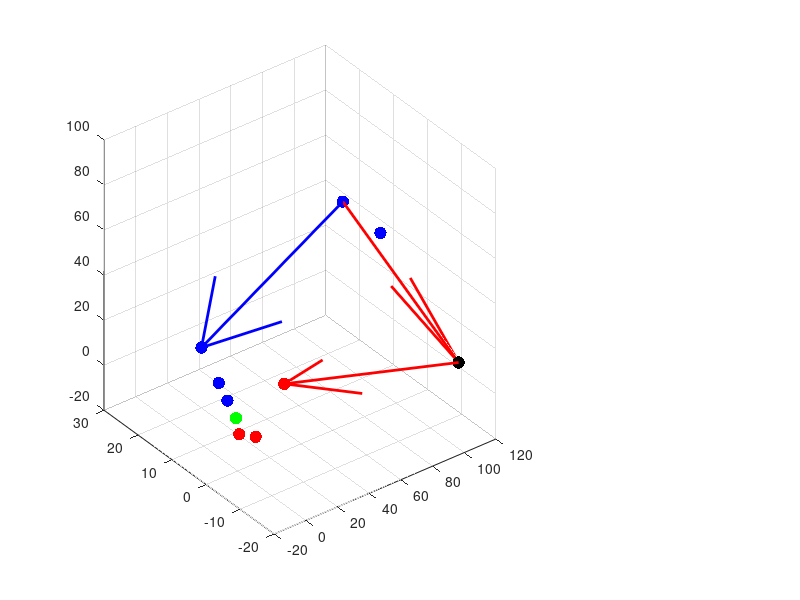

MATLAB code for this plot: (Note: this script raises an error after producing the figure.)
clear; clc; close all;

%AADMM

% 初始化参数
k_max = 4;  % 最大迭代次数
x_t = zeros(k_max, 1);    % tilde{x}^k
y_t = zeros(k_max, 1);    % tilde{y}^k
lambda_t = zeros(k_max, 1); % tilde{lambda}^k
x = zeros(k_max, 1);          % x^k
y = zeros(k_max, 1);          % y^k
lambda = zeros(k_max, 1);     % lambda^k
t = zeros(k_max, 1);          % t_k

%nx
nx = zeros(k_max, 1);          % x^k
ny = zeros(k_max, 1);          % y^k
nlambda = zeros(k_max, 1);

% a=55;
% b=64;
% c=74;

a=60;
b=-14;
c=83;

% % 生成-5到5之间的随机整数
% a = randi([-100, 100]);
% b = randi([-100, 100]);
% c = randi([-100, 100]);

% 设置初值
x(1) = a;
y(1) = b;
lambda(1) = c;
t(1) = 1;

x_t0 = x(1);      % tilde{x}^0 = x^1
y_t0 = y(1);      % tilde{y}^0 = y^1
lambda_t0 = lambda(1); % tilde{lambda}^0 = lambda^1

%nx
nx(1)=x(1);
ny(1)=y(1);
nlambda(1)=lambda(1);

% k=1
k=1;
x_t(k) = -2*y(k) + lambda(k) + 1;
lambda_t(k) = lambda(k) - (1/2*x_t(k) + y(k) - 3/2);
y_t(k) = 1/2 * lambda_t(k);

t(k+1) = (1 + sqrt(1 + 4*t(k)^2)) / 2;

x(k+1) = x_t(k);
y(k+1) = (t(k+1)-1)/(2*t(k+1)) * y_t(k) - ...
    (t(k)-1)/(2*t(k+1)) * y_t0 + ...
    t(k)/(2*t(k+1)) * (lambda_t(k) - lambda(k) + y(k));
lambda(k+1) = lambda_t(k) + ...
    (t(k)-1)/t(k+1) * (lambda_t(k) - lambda_t0) + ...
    t(k)/t(k+1) * (lambda_t(k) - lambda(k) + y(k) - y_t(k)) - ...
    y(k+1);

for k = 2:k_max
    
    % 预测
    x_t(k) = -2*y(k) + lambda(k) + 1;
    lambda_t(k) = lambda(k) - (1/2*x_t(k) + y(k) - 3/2);
    y_t(k) = 1/2 * lambda_t(k);
    
    % 更新t_k+1
    t(k+1) = (1 + sqrt(1 + 4*t(k)^2)) / 2;
    
    % 校正
    x(k+1) = x_t(k);
    y(k+1) = (t(k+1)-1)/(2*t(k+1)) * y_t(k) - ...
        (t(k)-1)/(2*t(k+1)) * y_t(k-1) + ...
        t(k)/(2*t(k+1)) * (lambda_t(k) - lambda(k) + y(k));
    lambda(k+1) = lambda_t(k) + ...
        (t(k)-1)/t(k+1) * (lambda_t(k) - lambda_t(k-1)) + ...
        t(k)/t(k+1) * (lambda_t(k) - lambda(k) + y(k) - y_t(k)) - ...
        y(k+1);
end

% nx
for k=1:k_max
    nx(k+1)=-2*ny(k)+nlambda(k)+1;
    nlambda(k+1)=nlambda(k)-(1/2*nx(k+1)+ny(k)-3/2);
    ny(k+1)=1/2*nlambda(k+1);
end

tx=[x_t0;x_t];
ty=[y_t0;y_t];
tlambda=[lambda_t0;lambda_t];

% 绘制三维图像
figure;
set(gcf, 'Position', [100, 100, 1200, 800]);

% 三维散点图
subplot(2,3,[1,2,4,5]);

% 添加绿色点(1,1,2)
scatter3(1, 1, 2, 80, 'filled', 'MarkerFaceColor', 'g', 'HandleVisibility', 'off');
hold on;

% 添加AADMM
scatter3(tx, ty, tlambda, 80, 'filled', 'MarkerFaceColor', 'r', 'HandleVisibility', 'off');
%添加无加速点
scatter3(nx, ny, nlambda, 80, 'filled', 'MarkerFaceColor', 'b', 'HandleVisibility', 'off');

scatter3(x(2), y(2), lambda(2), 80, 'filled', 'MarkerFaceColor', 'k', 'HandleVisibility', 'off');


% 添加蓝色向量：从蓝色标注点1指向蓝色标注点2
if length(nx) >= 2
    quiver3(nx(2), ny(2), nlambda(2), ...
            nx(3)-nx(2), ny(3)-ny(2), nlambda(3)-nlambda(2), ...
            0, 'LineWidth', 2, 'Color', 'b', 'MaxHeadSize', 0.2, ...
            'HandleVisibility', 'off');
end

% 添加红色箭头1：从蓝色标注点2指向绿色点
if length(nx) >= 2
    quiver3(nx(2), ny(2), nlambda(2), ...
            x(2)-nx(2), y(2)-ny(2), lambda(2)-nlambda(2), ...
            0, 'LineWidth', 2, 'Color', 'r', 'MaxHeadSize', 0.3, ...
            'HandleVisibility', 'off');
end


% 添加红色箭头2：从绿色点指向红色标注点3
if length(tx) >= 3
    quiver3(x(2), y(2), lambda(2), ...
            tx(3)-x(2), ty(3)-y(2), tlambda(3)-lambda(2), ...
            0, 'LineWidth', 2, 'Color', 'r', 'MaxHeadSize', 0.2, ...
            'HandleVisibility', 'off');
end

% 添加图例并设置LaTeX解释器
leg = legend('Location', 'best');
set(leg, 'Interpreter', 'latex');

% 为红色点添加标注 \tilde{x}^{0} ...
for k = 1:length(tx)
    if k == 1
        % 第一个红色点标注为O
        text(tx(k), ty(k), tlambda(k)+0.1, '$O$', ...
            'Interpreter', 'latex', 'FontSize', 20, 'Color', 'red', ...
            'HorizontalAlignment', 'center', 'VerticalAlignment', 'bottom');
    elseif k == 2
        % 第二个红色点标注为A
        text(tx(k), ty(k), tlambda(k)+0.1, '$A$', ...
            'Interpreter', 'latex', 'FontSize', 20, 'Color', 'red', ...
            'HorizontalAlignment', 'center', 'VerticalAlignment', 'bottom');
    elseif k == 3
        % 第三个红色点标注为D
        text(tx(k), ty(k), tlambda(k)+2, '$F_{2}$', ...
            'Interpreter', 'latex', 'FontSize', 20, 'Color', 'red', ...
            'HorizontalAlignment', 'center', 'VerticalAlignment', 'bottom');
    else
        text(tx(k), ty(k), tlambda(k)+2, sprintf('$F_{%d}$', k-1), ...
            'Interpreter', 'latex', 'FontSize', 20, 'Color', 'red', ...
            'HorizontalAlignment', 'center', 'VerticalAlignment', 'bottom');
    end
end

% 为蓝色点添加标注
for k = 1:length(nx)
    if k == 1
        % 第一个蓝色点标注为O
        text(nx(k), ny(k), nlambda(k)+0.1, '$O$', ...
            'Interpreter', 'latex', 'FontSize', 20, 'Color', 'blue', ...
            'HorizontalAlignment', 'right', 'VerticalAlignment', 'bottom');
    elseif k == 2
        % 第二个蓝色点标注为A（左侧）
        text(nx(k), ny(k), nlambda(k)+3 , '$A$', ...
            'Interpreter', 'latex', 'FontSize', 20, 'Color', 'blue', ...
            'HorizontalAlignment', 'right', 'VerticalAlignment', 'bottom');
    elseif k == 3
        % 第三个蓝色点标注为B（左侧）
        text(nx(k), ny(k), nlambda(k)+2, '$P_{2}$', ...
            'Interpreter', 'latex', 'FontSize', 20, 'Color', 'blue', ...
            'HorizontalAlignment', 'right', 'VerticalAlignment', 'bottom');
    else
        % 其他蓝色点保持原来的数字标注（左侧）
        text(nx(k), ny(k), nlambda(k)+2, sprintf('$P_{%d}$', k-1), ...
            'Interpreter', 'latex', 'FontSize', 20, 'Color', 'blue', ...
            'HorizontalAlignment', 'right', 'VerticalAlignment', 'bottom');
    end
end

% 为黑色点添加标注B
text(x(2), y(2), lambda(2)+0.1, '$B$', ...
    'Interpreter', 'latex', 'FontSize', 12, 'Color', 'black', ...
    'HorizontalAlignment', 'left', 'VerticalAlignment', 'bottom');

% 添加绿色点的图例标注（统一大小）
plot3(NaN, NaN, NaN, 'o', 'MarkerSize', 10, ...
    'MarkerFaceColor', 'g', ...      % 填充绿色
    'MarkerEdgeColor', 'g', ...      % 边缘也设为绿色（关键修改）
    'DisplayName', '$(x^*,y^*,\lambda^*)$', 'LineStyle', 'none');% 添加红色点的图例标注（统一大小）
% 添加红色点的图例标注
plot3(NaN, NaN, NaN, 'ro', 'MarkerSize', 10, 'MarkerFaceColor', 'r', ...
    'DisplayName', 'Full prediction-correction');
% 添加蓝色点的图例标注
plot3(NaN, NaN, NaN, 'bo', 'MarkerSize', 10, 'MarkerFaceColor', 'b', ...
    'DisplayName', 'Prediction-only', 'LineStyle', 'none');


% 添加标签
xlabel('$x$', 'Interpreter', 'latex', 'FontSize', 14);
ylabel('$y$', 'Interpreter', 'latex', 'FontSize', 14);
zlabel('$\lambda$', 'Interpreter', 'latex', 'FontSize', 14);
grid on;


% 设置坐标轴刻度为4个整数
x_min = floor(min([tx; nx; 1]));
x_max = ceil(max([tx; nx; 1]));
y_min = floor(min([ty; ny; 1]));
y_max = ceil(max([ty; ny; 1]));
z_min = floor(min([tlambda; nlambda; 2]));
z_max = ceil(max([tlambda; nlambda; 2]));

% 生成4个整数刻度
x_ticks = unique(round(linspace(x_min, x_max, 4)));
y_ticks = unique(round(linspace(y_min, y_max, 4)));
z_ticks = unique(round(linspace(z_min, z_max, 4)));

% 确保至少有2个刻度
if length(x_ticks) < 2
    x_ticks = [x_min, x_max];
end
if length(y_ticks) < 2
    y_ticks = [y_min, y_max];
end
if length(z_ticks) < 2
    z_ticks = [z_min, z_max];
end

xticks(x_ticks);
yticks(y_ticks);
zticks(z_ticks);


% 添加图例并设置LaTeX解释器
leg = legend('Location', 'best');
set(leg, 'Interpreter', 'latex');

% 确保图形显示
drawnow;

% 方法1：调整图形尺寸后导出
set(gcf, 'Position', [100, 100, 2000, 1500]); % 增大窗口尺寸

% 方法2：使用print函数导出高质量EPS
print('-depsc', '-r300', '-painters', 'E1.eps');
